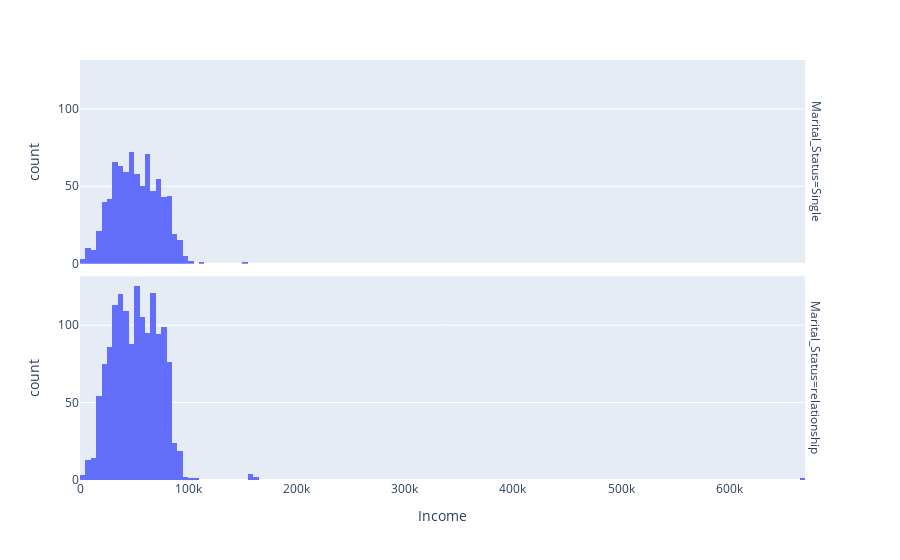

Notebook code cell kept with this figure:
### Code cell
fig = px.histogram (df, x = "Income",  facet_row = "Marital_Status",  template = 'plotly')
fig.show ()

### Figure 1 — Plotly figure (JSON) as saved in the notebook; plotly's stock layout.template omitted (floating-point values rounded to 4 significant figures; data arrays with more than 128 entries replaced by an {"elided": "..."} marker saying what was removed)
{"data": [{"alignmentgroup": "True", "bingroup": "x", "hovertemplate": "Marital_Status=Single<br>Income=%{x}<br>count=%{y}<extra></extra>", "legendgroup": "", "marker": {"color": "#636efa", "pattern": {"shape": ""}}, "name": "", "offsetgroup": "", "orientation": "v", "showlegend": false, "type": "histogram", "x": {"elided": "796 float values"}, "xaxis": "x2", "yaxis": "y2"}, {"alignmentgroup": "True", "bingroup": "x", "hovertemplate": "Marital_Status=relationship<br>Income=%{x}<br>count=%{y}<extra></extra>", "legendgroup": "", "marker": {"color": "#636efa", "pattern": {"shape": ""}}, "name": "", "offsetgroup": "", "orientation": "v", "showlegend": false, "type": "histogram", "x": {"elided": "1444 float values"}, "xaxis": "x", "yaxis": "y"}], "layout": {"annotations": [{"font": {}, "showarrow": false, "text": "Marital_Status=relationship", "textangle": 90, "x": 0.98, "xanchor": "left", "xref": "paper", "y": 0.2425, "yanchor": "middle", "yref": "paper"}, {"font": {}, "showarrow": false, "text": "Marital_Status=Single", "textangle": 90, "x": 0.98, "xanchor": "left", "xref": "paper", "y": 0.7575, "yanchor": "middle", "yref": "paper"}], "barmode": "relative", "legend": {"tracegroupgap": 0}, "margin": {"t": 60}, "xaxis": {"anchor": "y", "domain": [0, 0.98], "title": {"text": "Income"}}, "xaxis2": {"anchor": "y2", "domain": [0, 0.98], "matches": "x", "showticklabels": false}, "yaxis": {"anchor": "x", "domain": [0, 0.485], "title": {"text": "count"}}, "yaxis2": {"anchor": "x2", "domain": [0.515, 1], "matches": "y", "title": {"text": "count"}}}}
